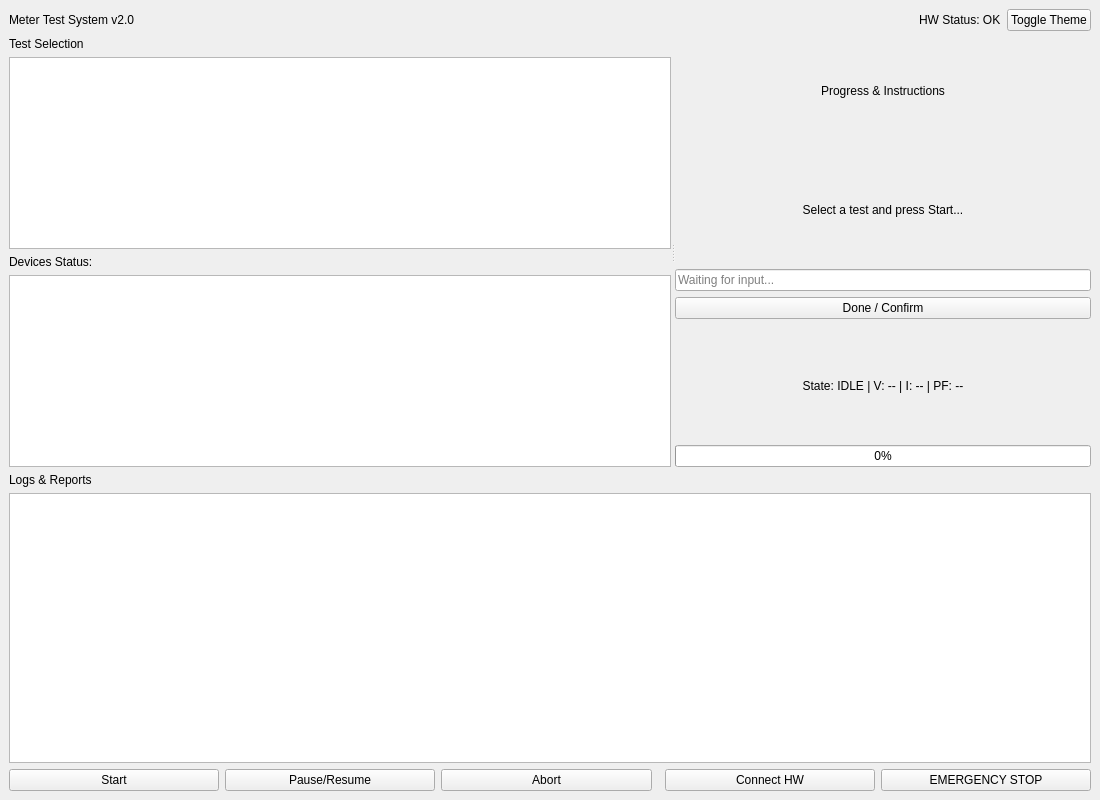
<?xml version="1.0" encoding="UTF-8"?>
<ui version="4.0">
 <class>MainWindow</class>
 <widget class="QMainWindow" name="MainWindow">
  <property name="geometry">
   <rect>
    <x>0</x>
    <y>0</y>
    <width>1100</width>
    <height>800</height>
   </rect>
  </property>
  <property name="windowTitle">
   <string>Energy Meter Test System</string>
  </property>
  <widget class="QWidget" name="centralwidget">
   <layout class="QVBoxLayout" name="verticalLayout">
    <!-- Header -->
    <item>
     <layout class="QHBoxLayout" name="header_layout">
      <item>
       <widget class="QLabel" name="lbl_title">
        <property name="text">
         <string>Meter Test System v2.0</string>
        </property>
        <property name="objectName">
         <string>lbl_title</string>
        </property>
       </widget>
      </item>
      <item>
       <spacer name="horizontalSpacer">
        <property name="orientation">
         <enum>Qt::Horizontal</enum>
        </property>
        <property name="sizeHint" stdset="0">
         <size>
          <width>40</width>
          <height>20</height>
         </size>
        </property>
       </spacer>
      </item>
      <item>
       <widget class="QLabel" name="lbl_hw_status">
        <property name="text">
         <string>HW Status: OK</string>
        </property>
        <property name="objectName">
         <string>lbl_hw_status</string>
        </property>
       </widget>
      </item>
      <item>
       <widget class="QPushButton" name="btn_toggle_theme">
        <property name="text">
         <string>Toggle Theme</string>
        </property>
       </widget>
      </item>
     </layout>
    </item>
    
    <!-- Body -->
    <item>
     <widget class="QSplitter" name="splitter_main">
      <property name="orientation">
       <enum>Qt::Horizontal</enum>
      </property>
      
      <!-- Left Panel -->
      <widget class="QWidget" name="left_panel">
       <layout class="QVBoxLayout" name="verticalLayout_2">
        <item>
         <widget class="QLabel" name="label_1">
          <property name="text">
           <string>Test Selection</string>
          </property>
          <property name="objectName">
           <string>section_title</string>
          </property>
         </widget>
        </item>
        <item>
         <widget class="QListWidget" name="list_tests"/>
        </item>
        <item>
         <widget class="QLabel" name="label_device">
          <property name="text">
           <string>Devices Status:</string>
          </property>
          <property name="objectName">
           <string>section_title</string>
          </property>
         </widget>
        </item>
        <item>
         <widget class="QTableWidget" name="table_devices"/>
        </item>
       </layout>
      </widget>
      
      <!-- Center Panel -->
      <widget class="QWidget" name="center_panel">
       <layout class="QVBoxLayout" name="verticalLayout_3">
        <item>
         <widget class="QLabel" name="label_2">
          <property name="text">
           <string>Progress &amp; Instructions</string>
          </property>
          <property name="alignment">
           <set>Qt::AlignCenter</set>
          </property>
          <property name="objectName">
           <string>section_title</string>
          </property>
         </widget>
        </item>
        <item>
         <spacer name="verticalSpacerTop">
          <property name="orientation">
           <enum>Qt::Vertical</enum>
          </property>
         </spacer>
        </item>
        <item>
         <widget class="QLabel" name="lbl_instruction">
          <property name="text">
           <string>Select a test and press Start...</string>
          </property>
          <property name="alignment">
           <set>Qt::AlignCenter</set>
          </property>
          <property name="wordWrap">
           <bool>true</bool>
          </property>
          <property name="objectName">
           <string>lbl_instruction</string>
          </property>
         </widget>
        </item>
        <item>
         <widget class="QLineEdit" name="input_instruction">
          <property name="placeholderText">
           <string>Waiting for input...</string>
          </property>
         </widget>
        </item>
        <item>
         <widget class="QPushButton" name="btn_done">
          <property name="text">
           <string>Done / Confirm</string>
          </property>
          <property name="objectName">
           <string>btn_done</string>
          </property>
         </widget>
        </item>
        <item>
         <spacer name="verticalSpacerBot">
          <property name="orientation">
           <enum>Qt::Vertical</enum>
          </property>
         </spacer>
        </item>
        <item>
         <widget class="QLabel" name="lbl_live_data">
          <property name="text">
           <string>State: IDLE | V: -- | I: -- | PF: --</string>
          </property>
          <property name="alignment">
           <set>Qt::AlignCenter</set>
          </property>
          <property name="objectName">
           <string>lbl_live_data</string>
          </property>
         </widget>
        </item>
        <item>
         <widget class="QProgressBar" name="progress_bar">
          <property name="value">
           <number>0</number>
          </property>
         </widget>
        </item>
       </layout>
      </widget>
     </widget>
    </item>
    
    <!-- Logs area below the splitter -->
    <item>
     <widget class="QLabel" name="label_3">
      <property name="text">
       <string>Logs &amp; Reports</string>
      </property>
      <property name="objectName">
       <string>section_title</string>
      </property>
     </widget>
    </item>
    <item>
     <widget class="QTextEdit" name="txt_logs">
      <property name="readOnly">
       <bool>true</bool>
      </property>
     </widget>
    </item>
    
    <!-- Footer -->
    <item>
     <layout class="QHBoxLayout" name="footer_layout">
      <item>
       <widget class="QPushButton" name="btn_start">
        <property name="text">
         <string>Start</string>
        </property>
        <property name="objectName">
         <string>btn_start</string>
        </property>
       </widget>
      </item>
      <item>
       <widget class="QPushButton" name="btn_stop">
        <property name="text">
         <string>Pause/Resume</string>
        </property>
       </widget>
      </item>
      <item>
       <widget class="QPushButton" name="btn_abort">
        <property name="text">
         <string>Abort</string>
        </property>
        <property name="objectName">
         <string>btn_abort</string>
        </property>
       </widget>
      </item>
      <item>
       <spacer name="horizontalSpacer_2">
        <property name="orientation">
         <enum>Qt::Horizontal</enum>
        </property>
       </spacer>
      </item>
      <item>
       <widget class="QPushButton" name="btn_connect_all">
        <property name="text">
         <string>Connect HW</string>
        </property>
       </widget>
      </item>
      <item>
       <widget class="QPushButton" name="btn_emergency">
        <property name="text">
         <string>EMERGENCY STOP</string>
        </property>
        <property name="objectName">
         <string>btn_emergency</string>
        </property>
       </widget>
      </item>
     </layout>
    </item>
   </layout>
  </widget>
 </widget>
 <resources/>
 <connections/>
</ui>
